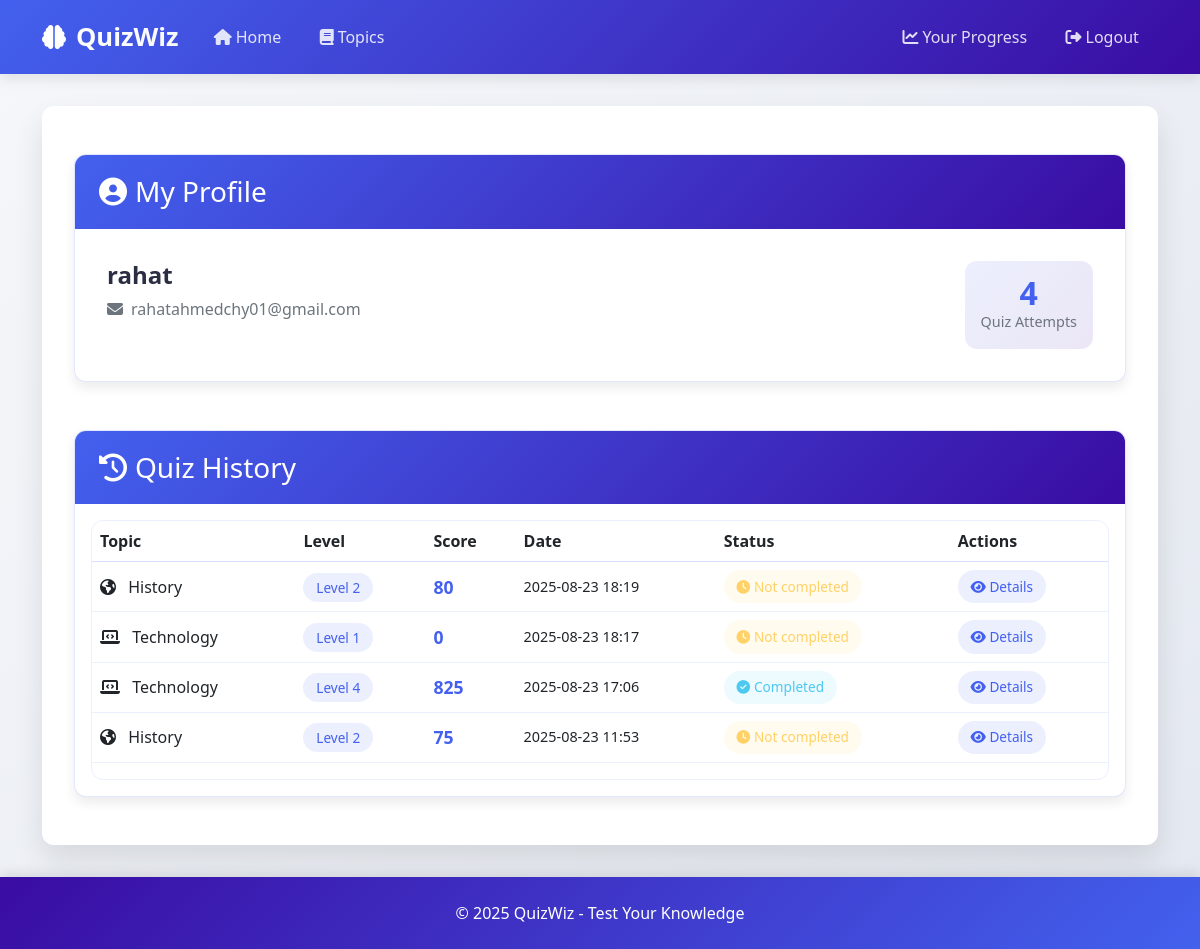
The page /profile (signed in) on the database its author committed.
### app/models.py (models this page shows, shortened)
class User(db.Model, UserMixin):
    id = db.Column(db.Integer, primary_key=True)
    username = db.Column(db.String(64), unique=True, nullable=False)
    email = db.Column(db.String(120), unique=True, nullable=False)
    password_hash = db.Column(db.String(128), nullable=False)
    is_admin = db.Column(db.Boolean, default=False)
    quiz_attempts = db.relationship('QuizAttempt', backref='user', lazy=True)

class QuizAttempt(db.Model):
    id = db.Column(db.Integer, primary_key=True)
    user_id = db.Column(db.Integer, db.ForeignKey('user.id'), nullable=True)  # Nullable for anonymous users
    quiz_id = db.Column(db.Integer, db.ForeignKey('quiz.id'), nullable=False)
    level_reached = db.Column(db.Integer, default=1)
    score = db.Column(db.Integer, default=0)
    date_attempted = db.Column(db.DateTime, default=datetime.utcnow)
    is_complete = db.Column(db.Boolean, default=False)
    responses = db.relationship('QuestionResponse', backref='attempt', lazy=True, cascade="all, delete-orphan")

class Quiz(db.Model):
    id = db.Column(db.Integer, primary_key=True)
    topic = db.Column(db.String(50), nullable=False)
    attempts = db.relationship('QuizAttempt', backref='quiz', lazy=True)

### app/routes/auth.py (the view)
@auth_bp.route('/profile')
@login_required
def profile():
    attempts = QuizAttempt.query.filter_by(user_id=current_user.id)\
        .order_by(QuizAttempt.date_attempted.desc()).all()
    return render_template('auth/profile.html', attempts=attempts)

### app/__init__.py (called while the page is built)
def create_app():
    app = Flask(__name__, instance_relative_config=True)
    app.config['SECRET_KEY'] = 'your-secret-key'
    app.config['SQLALCHEMY_DATABASE_URI'] = 'sqlite:///' + os.path.join(app.instance_path, 'quiz.db')
    app.config['SQLALCHEMY_TRACK_MODIFICATIONS'] = False
    try:
        os.makedirs(app.instance_path)
    except OSError:
        pass
    db.init_app(app)
    login_manager.init_app(app)
    login_manager.login_view = 'auth.login'
    from app.routes.auth import auth_bp
    from app.routes.main import main_bp
    from app.routes.admin import admin_bp
    app.register_blueprint(auth_bp)
    app.register_blueprint(main_bp)
    app.register_blueprint(admin_bp)
    with app.app_context():
        db.create_all()
    @app.template_filter('non_negative')
    def non_negative_filter(value):
        return max(0, value)
    return app

### app/models.py (called while the page is built)
@login_manager.user_loader
def load_user(user_id):
    return User.query.get(int(user_id))

### app/templates/auth/profile.html (shortened to what this page needs)
{% extends 'base.html' %}
{% block content %}
<div class="profile-container">
    <div class="profile-card card mb-5">
        <div class="card-header profile-header">
            <h3 class="mb-0"><i class="fas fa-user-circle me-2"></i>My Profile</h3>
        </div>
        <div class="card-body">
            <div class="row">
                <div class="col-md-8">
                    <div class="user-info">
                        <h4 class="username">{{ current_user.username }}</h4>
                        <p class="user-email"><i class="fas fa-envelope me-2"></i>{{ current_user.email }}</p>
                    </div>
                </div>
                <div class="col-md-4 text-md-end">
                    <div class="user-stats">
                        <div class="stat-badge">
                            <span class="stat-number">{{ attempts|length }}</span>
                            <span class="stat-label">Quiz Attempts</span>
                        </div>
                    </div>
                </div>
            </div>
        </div>
    </div>
    <div class="history-card card">
        <div class="card-header history-header">
            <h3 class="mb-0"><i class="fas fa-history me-2"></i>Quiz History</h3>
        </div>
        <div class="card-body">
            {% if attempts %}
                <div class="d-none d-md-block">
                    <div class="table-responsive">
                        <table class="table">
                            <thead>
                                <tr>
                                    <th>Topic</th>
                                    <th>Level</th>
                                    <th>Score</th>
                                    <th>Date</th>
                                    <th>Status</th>
                                    <th>Actions</th>
                                </tr>
                            </thead>
                            <tbody>
                                {% for attempt in attempts %}
                                <tr class="attempt-row">
                                    <td class="topic-cell">
                                        <i class="fas fa-{{ 'atom' if attempt.quiz.topic == 'Science' else 'laptop-code' if attempt.quiz.topic == 'Technology' else 'globe-americas' if attempt.quiz.topic == 'History' else 'book' }} me-2"></i>
                                        {{ attempt.quiz.topic }}
                                    </td>
                                    <td class="level-cell">
                                        <span class="level-badge">Level {{ attempt.level_reached }}</span>
                                    </td>
                                    <td class="score-cell">
                                        <span class="score-value">{{ attempt.score|non_negative }}</span>
                                    </td>
                                    <td class="date-cell">
                                        {{ attempt.date_attempted.strftime('%Y-%m-%d %H:%M') }}
                                    </td>
                                    <td class="status-cell">
                                        {% if attempt.is_complete %}
                                            <span class="status-badge completed"><i class="fas fa-check-circle me-1"></i>Completed</span>
                                        {% else %}
                                            <span class="status-badge incomplete"><i class="fas fa-clock me-1"></i>Not completed</span>
                                        {% endif %}
                                    </td>
                                    <td class="action-cell">
                                        <a href="{{ url_for('auth.attempt_details', attempt_id=attempt.id) }}"
                                           class="btn-action">
                                            <i class="fas fa-eye"></i> Details
                                        </a>
                                    </td>
                                </tr>
                                {% endfor %}
                            </tbody>
                        </table>
                    </div>
                </div>
            {% endif %}
        </div>
    </div>
</div>
{% endblock %}

### app/templates/base.html (style rules this page uses)
:root { --primary: #4361ee; --secondary: #3a0ca3; --accent: #f72585; --light: #f8f9fa; --dark: #212529; --success: #4cc9f0; --warning: #ffd166; --info: #7209b7; --background: #ffffff; --card-bg: #ffffff; --text-primary: #2b2d42; --text-secondary: #6c757d; --transition: all 0.3s ease; --shadow-sm: 0 4px 6px rgba(0, 0, 0, 0.05); --shadow-md: 0 6px 12px rgba(0, 0, 0, 0.08); --shadow-lg: 0 15px 30px rgba(0, 0, 0, 0.1); --border-radius: 12px; }
body { font-family: 'Segoe UI', Tahoma, Geneva, Verdana, sans-serif; background: linear-gradient(135deg, #f5f7fa 0%, #e4e8f0 100%); color: var(--text-primary); min-height: 100vh; display: flex; flex-direction: column; }
.card { border: none; border-radius: var(--border-radius); box-shadow: var(--shadow-sm); transition: var(--transition); overflow: hidden; }
.card-header { background: linear-gradient(135deg, var(--primary) 0%, var(--secondary) 100%); color: white; font-weight: 600; border: none; padding: 1rem 1.5rem; }

### app/templates/auth/profile.html (style rules this page uses)
.profile-container { padding: 1rem 0; }
.profile-card, .history-card { border-radius: var(--border-radius); box-shadow: var(--shadow-md); border: 1px solid rgba(67, 97, 238, 0.15); overflow: hidden; }
.profile-header, .history-header { background: linear-gradient(135deg, var(--primary) 0%, var(--secondary) 100%); color: white; border: none; padding: 1.25rem 1.5rem; }
.profile-card .card-body { padding: 2rem; }
.username { color: var(--text-primary); font-weight: 600; margin-bottom: 0.5rem; }
.user-email { color: var(--text-secondary); margin-bottom: 0; }
.stat-badge { background: linear-gradient(135deg, rgba(67, 97, 238, 0.1) 0%, rgba(58, 12, 163, 0.1) 100%); padding: 1rem; border-radius: var(--border-radius); text-align: center; display: inline-block; }
.stat-number { display: block; font-size: 2rem; font-weight: bold; color: var(--primary); line-height: 1; }
.stat-label { font-size: 0.9rem; color: var(--text-secondary); }
.table-responsive { border-radius: var(--border-radius); overflow: hidden; border: 1px solid rgba(67, 97, 238, 0.1); }
table { margin-bottom: 0; }
thead tr { background: linear-gradient(135deg, rgba(67, 97, 238, 0.1) 0%, rgba(58, 12, 163, 0.1) 100%); }
th { font-weight: 600; color: var(--text-primary); padding: 1rem 1.25rem; border-bottom: 2px solid rgba(67, 97, 238, 0.2); }
.attempt-row { transition: var(--transition); border-bottom: 1px solid rgba(67, 97, 238, 0.1); }
td { padding: 1rem 1.25rem; vertical-align: middle; }
.topic-cell { font-weight: 500; color: var(--text-primary); }
.level-badge { background: rgba(67, 97, 238, 0.1); color: var(--primary); padding: 0.3rem 0.8rem; border-radius: 20px; font-size: 0.85rem; font-weight: 500; }
.score-value { font-weight: bold; color: var(--primary); font-size: 1.1rem; }
.date-cell { color: var(--text-secondary); font-size: 0.9rem; }
.status-badge { padding: 0.4rem 0.8rem; border-radius: 20px; font-size: 0.85rem; font-weight: 500; display: inline-block; }
.status-badge.completed { background: rgba(76, 201, 240, 0.1); color: var(--success); }
.status-badge.incomplete { background: rgba(255, 209, 102, 0.1); color: var(--warning); }
.btn-action { background: rgba(67, 97, 238, 0.1); color: var(--primary); padding: 0.4rem 0.8rem; border-radius: 20px; text-decoration: none; font-size: 0.85rem; transition: var(--transition); display: inline-block; }

### rows shown on the page
User: username "rahat", email "rahatahmedchy01@gmail.com"
QuizAttempt: quiz.topic "History", level_reached "2", score|non_negative "80", date_attempted "2025-08-23 18:19", is_complete False (drawn)
QuizAttempt: quiz.topic "Technology", level_reached "1", score|non_negative "0", date_attempted "2025-08-23 18:17", is_complete False (drawn)
QuizAttempt: quiz.topic "Technology", level_reached "4", score|non_negative "825", date_attempted "2025-08-23 17:06", is_complete True (drawn)
QuizAttempt: quiz.topic "History", level_reached "2", score|non_negative "75", date_attempted "2025-08-23 11:53", is_complete False (drawn)

### other values the page prints
{{ attempts|length }} "4"
